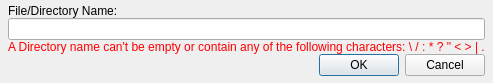
<?xml version="1.0" encoding="UTF-8"?>
<ui version="4.0">
 <class>DialogRename</class>
 <widget class="QDialog" name="DialogRename">
  <property name="geometry">
   <rect>
    <x>0</x>
    <y>0</y>
    <width>464</width>
    <height>82</height>
   </rect>
  </property>
  <property name="windowTitle">
   <string>Dialog</string>
  </property>
  <layout class="QGridLayout" name="gridLayout">
   <property name="leftMargin">
    <number>4</number>
   </property>
   <property name="topMargin">
    <number>4</number>
   </property>
   <property name="rightMargin">
    <number>4</number>
   </property>
   <property name="bottomMargin">
    <number>7</number>
   </property>
   <item row="0" column="0">
    <layout class="QVBoxLayout" name="verticalLayout">
     <property name="spacing">
      <number>0</number>
     </property>
     <property name="leftMargin">
      <number>4</number>
     </property>
     <property name="rightMargin">
      <number>4</number>
     </property>
     <item>
      <widget class="QLabel" name="labelRename">
       <property name="text">
        <string>File/Directory Name:</string>
       </property>
      </widget>
     </item>
     <item>
      <widget class="QLineEdit" name="txtRename"/>
     </item>
     <item>
      <widget class="QLabel" name="lblRenameWarning">
       <property name="palette">
        <palette>
         <active>
          <colorrole role="WindowText">
           <brush brushstyle="SolidPattern">
            <color alpha="255">
             <red>255</red>
             <green>0</green>
             <blue>0</blue>
            </color>
           </brush>
          </colorrole>
         </active>
         <inactive>
          <colorrole role="WindowText">
           <brush brushstyle="SolidPattern">
            <color alpha="255">
             <red>255</red>
             <green>0</green>
             <blue>0</blue>
            </color>
           </brush>
          </colorrole>
         </inactive>
         <disabled>
          <colorrole role="WindowText">
           <brush brushstyle="SolidPattern">
            <color alpha="255">
             <red>120</red>
             <green>120</green>
             <blue>120</blue>
            </color>
           </brush>
          </colorrole>
         </disabled>
        </palette>
       </property>
       <property name="text">
        <string>A Directory name can't be empty or contain any of the following characters:  \ / : * ? &quot; &lt; &gt; | .</string>
       </property>
      </widget>
     </item>
     <item>
      <widget class="QDialogButtonBox" name="buttonBoxRename">
       <property name="orientation">
        <enum>Qt::Horizontal</enum>
       </property>
       <property name="standardButtons">
        <set>QDialogButtonBox::Cancel|QDialogButtonBox::Ok</set>
       </property>
      </widget>
     </item>
    </layout>
   </item>
  </layout>
 </widget>
 <resources/>
 <connections>
  <connection>
   <sender>buttonBoxRename</sender>
   <signal>accepted()</signal>
   <receiver>DialogRename</receiver>
   <slot>accept()</slot>
   <hints>
    <hint type="sourcelabel">
     <x>248</x>
     <y>254</y>
    </hint>
    <hint type="destinationlabel">
     <x>157</x>
     <y>274</y>
    </hint>
   </hints>
  </connection>
  <connection>
   <sender>buttonBoxRename</sender>
   <signal>rejected()</signal>
   <receiver>DialogRename</receiver>
   <slot>reject()</slot>
   <hints>
    <hint type="sourcelabel">
     <x>316</x>
     <y>260</y>
    </hint>
    <hint type="destinationlabel">
     <x>286</x>
     <y>274</y>
    </hint>
   </hints>
  </connection>
 </connections>
</ui>
